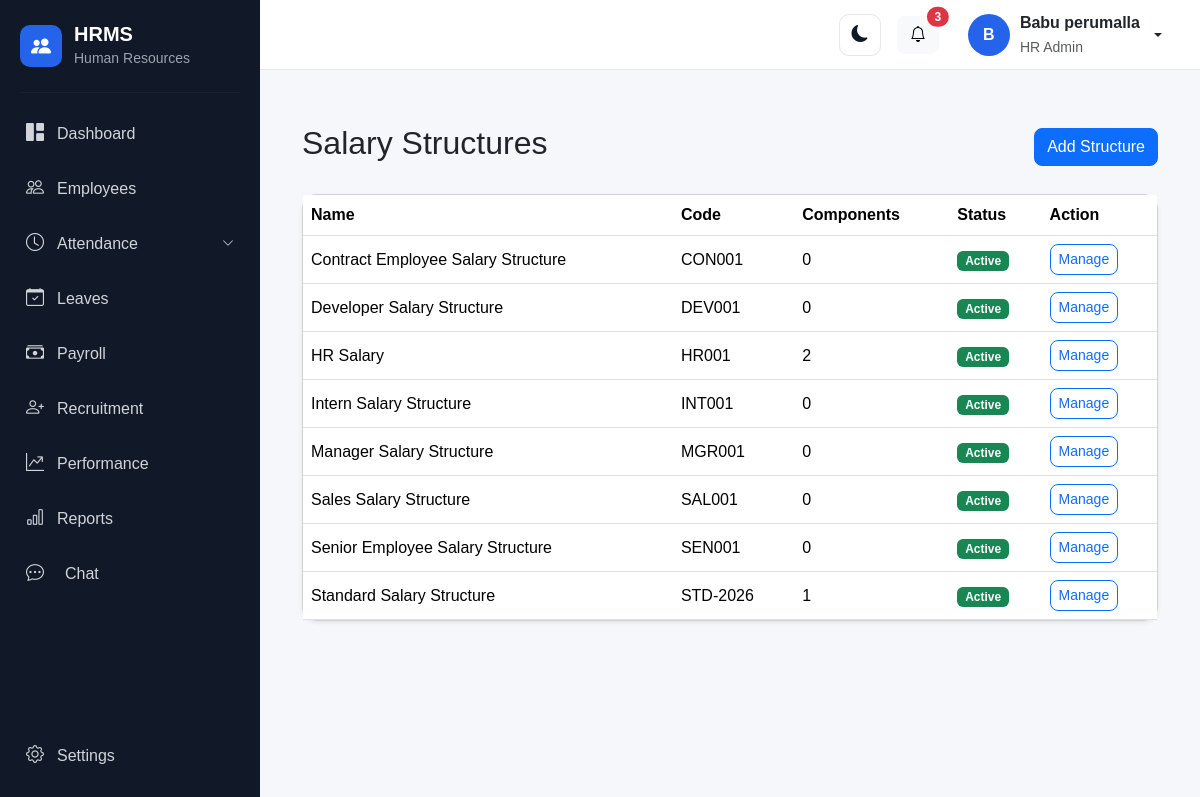
The page /payroll/structures/ (signed in) on the database its author committed.
### account/models.py (models this page shows, shortened)
class User(AbstractUser):
    class Role(models.TextChoices):
        SUPER_ADMIN = "SUPER_ADMIN", "Super Admin"
        HR_ADMIN = "HR_ADMIN", "HR Admin"
        MANAGER = "MANAGER", "Manager"
        EMPLOYEE = "EMPLOYEE", "Employee"
        RECRUITER = "RECRUITER", "Recruiter"
        PAYROLL_ADMIN = "PAYROLL_ADMIN", "Payroll Admin"
    objects = HRMSUserManager()
    role = models.CharField(
        max_length=30,
        choices=Role.choices,
        default=Role.EMPLOYEE,
    )
    phone = models.CharField(
        max_length=15,
        blank=True,
        null=True,
    )
    profile_picture = models.ImageField(
        upload_to="profile_pictures/",
        blank=True,
        null=True,
    )
    must_change_password = models.BooleanField(
        default=False,
        help_text="If enabled, the user must change their password after logging in.",
    )

### payroll/models.py (models this page shows, shortened)
class SalaryStructure(models.Model):
    name = models.CharField(max_length=150)
    code = models.CharField(
        max_length=50,
        unique=True,
    )
    description = models.TextField(
        blank=True,
        null=True,
    )
    components = models.ManyToManyField(
        SalaryComponent,
        through="SalaryStructureComponent",
        related_name="salary_structures",
        blank=True,
    )
    is_active = models.BooleanField(default=True)
    created_at = models.DateTimeField(auto_now_add=True)
    updated_at = models.DateTimeField(auto_now=True)
    class Meta:
        ordering = ["name"]

### payroll/views.py (the view)
# urls.py: path("structures/",views.structure_list,name="structure_list",),
@login_required
def structure_list(request):
    if not require_payroll_management(request):
        return HttpResponseForbidden(
            "Only HR Admin can manage salary structures."
        )
    structures = SalaryStructure.objects.all().prefetch_related(
        "structure_components__component"
    )
    return render(
        request,
        "payroll/structure_list.html",
        {"structures": structures},
    )

### payroll/views.py (called while the page is built)
def get_current_employee(request):
    try:
        employee = request.user.employee_profile
    except Employee.DoesNotExist:
        return None
    if employee.employment_status in [
        Employee.EmploymentStatus.ACTIVE,
        Employee.EmploymentStatus.BENCH,
        Employee.EmploymentStatus.ON_LEAVE,
    ]:
        return employee
    return None

def require_payroll_management(request):
    employee = get_current_employee(request)
    if employee and employee.role == Employee.Role.HR_ADMIN:
        return employee
    return None

### templates/payroll/structure_list.html (shortened to what this page needs)
{% extends "base.html" %}
{% block content %}
<div class="container py-4">
    <div class="d-flex justify-content-between align-items-center mb-4">
        <h2>Salary Structures</h2>
        <a href="{% url 'payroll:structure_create' %}"
           class="btn btn-primary">Add Structure</a>
    </div>
    <div class="card shadow-sm">
        <div class="table-responsive">
            <table class="table table-hover align-middle mb-0">
                <thead>
                    <tr>
                        <th>Name</th>
                        <th>Code</th>
                        <th>Components</th>
                        <th>Status</th>
                        <th>Action</th>
                    </tr>
                </thead>
                <tbody>
                    {% for structure in structures %}
                    <tr>
                        <td>{{ structure.name }}</td>
                        <td>{{ structure.code }}</td>
                        <td>{{ structure.structure_components.count }}</td>
                        <td>
                            {% if structure.is_active %}
                                <span class="badge bg-success">Active</span>
                            {% else %}
                                <span class="badge bg-secondary">Inactive</span>
                            {% endif %}
                        </td>
                        <td>
                            <a href="{% url 'payroll:structure_detail' structure.pk %}"
                               class="btn btn-sm btn-outline-primary">Manage</a>
                        </td>
                    </tr>
                    {% empty %}
                    <tr>
                        <td colspan="5" class="text-center py-4">
                            No salary structures created yet.
                        </td>
                    </tr>
                    {% endfor %}
                </tbody>
            </table>
        </div>
    </div>
</div>
{% endblock %}

### templates/base.html (shortened to what this page needs)
{% load static %}
<!DOCTYPE html>
<html lang="en">
<head>
    <link href="https://cdn.jsdelivr.net/npm/bootstrap@5.3.3/dist/css/bootstrap.min.css" rel="stylesheet">
    <link rel="stylesheet" href="https://cdn.jsdelivr.net/npm/bootstrap-icons@1.11.3/font/bootstrap-icons.min.css">
    <link rel="stylesheet" href="{% static 'css/style.css' %}">
</head>
<body>
    <div class="d-flex min-vh-100">
        <aside class="sidebar" id="sidebar">
            <div class="sidebar-brand">
                <div class="brand-icon">
                    <i class="bi bi-people-fill"></i>
                </div>
                <div>
                    <h5 class="mb-0">
                        HRMS
                    </h5>
                    <small>
                        Human Resources
                    </small>
                </div>
            </div>
            <hr>
            <nav class="sidebar-menu">
                <a href="{% url 'dashboard' %}" class="sidebar-link">
                    <i class="bi bi-grid-1x2-fill"></i>
                    <span>
                        Dashboard
                    </span>
                </a>
                <a href="{% url 'employee_list' %}" class="sidebar-link">
                    <i class="bi bi-people"></i>
                    <span>
                        Employees
                    </span>
                </a>
                <a class="sidebar-link" data-bs-toggle="collapse" href="#attendanceMenu"
                    role="button" aria-expanded="false" aria-controls="attendanceMenu">
                    <i class="bi bi-clock"></i>
                    <span class="flex-grow-1">
                        Attendance
                    </span>
                    <i class="bi bi-chevron-down organization-arrow"></i>
                </a>
                <a href="{% url 'leave_dashboard' %}" class="sidebar-link">
                    <i class="bi bi-calendar-check"></i>
                    <span>
                        Leaves
                    </span>
                </a>
                <a href="{% url 'payroll:payroll_dashboard' %}" class="sidebar-link">
                    <i class="bi bi-cash-stack"></i>
                    <span>
                        Payroll
                    </span>
                </a>
                {% if user.role == "HR_ADMIN" %}
                <a href="{% url 'recruitment:dashboard' %}" class="sidebar-link">
                    <i class="bi bi-person-plus"></i>
                    <span>
                        Recruitment
                    </span>
                </a>
                {% endif %}
                <a href="{% url 'performance:dashboard' %}" class="sidebar-link">
                    <i class="bi bi-graph-up-arrow"></i>
                    <span>
                        Performance
                    </span>
                </a>
                {% if user.role == "HR_ADMIN" or user.role == "SUPER_ADMIN" %}
                <a href="{% url 'reports:dashboard' %}" class="sidebar-link">
                    <i class="bi bi-bar-chart"></i>
                    <span>
                        Reports
                    </span>
                </a>
                {% endif %}
                <a href="{% url 'chat:home' %}"
                    class="sidebar-link {% if request.resolver_match.namespace == 'chat' %}active{% endif %}">
                    <i class="bi bi-chat-dots me-2"></i>
                    <span>Chat</span>
                </a>
            </nav>
            <div class="sidebar-bottom">
                <a href="{% url 'settings' %}" class="sidebar-link">
                    <i class="bi bi-gear"></i>
                    <span>
                        Settings
                    </span>
                </a>
            </div>
        </aside>
        <div class="main-wrapper">
            <nav class="top-navbar">
                <div class="ms-auto d-flex align-items-center gap-3">
                    <button type="button" class="btn theme-toggle" id="themeToggle" aria-label="Switch to dark mode"
                        title="Switch to dark mode">
                        <i class="bi bi-moon-fill" id="themeToggleIcon"></i>
                    </button>
                    <button type="button" class="btn btn-light position-relative">
                        <i class="bi bi-bell"></i>
                        <span class="position-absolute top-0 start-100 translate-middle badge rounded-pill bg-danger">
                            3
                        </span>
                    </button>
                    <div class="dropdown">
                        <button type="button" class="btn user-menu dropdown-toggle" data-bs-toggle="dropdown">
                            <div class="user-avatar overflow-hidden d-flex align-items-center justify-content-center"
                                 style="width:42px; height:42px; min-width:42px; border-radius:50%;">
                                {% if user.employee_profile.profile_photo %}
                                    <img src="{{ user.employee_profile.profile_photo.url }}"
                                         alt="{{ user.get_full_name|default:user.username }}"
                                         style="width:100%; height:100%; object-fit:cover; border-radius:50%;">
                                {% elif user.profile_picture %}
                                    <img src="{{ user.profile_picture.url }}"
                                         alt="{{ user.get_full_name|default:user.username }}"
                                         style="width:100%; height:100%; object-fit:cover; border-radius:50%;">
                                {% else %}
                                    {{ user.first_name|first|default:user.username|first|upper }}
                                {% endif %}
                            </div>
                            <div class="d-none d-md-block text-start">
                                <div class="fw-semibold">
                                    {{ user.get_full_name|default:user.username }}
                                </div>
                                <small class="text-muted">
                                    {{ user.get_role_display }}
                                </small>
                            </div>
                        </button>
                    </div>
                </div>
            </nav>
            <main class="content-area">
                {% block content %}
                {% endblock %}
            </main>
        </div>
    </div>
</body>
</html>

### static/css/style.css (style rules this page uses)
body { margin: 0; background: #f5f7fb; font-family: Arial, sans-serif; }
.sidebar { width: 260px; min-height: 100vh; background: #111827; color: white; position: fixed; left: 0; top: 0; z-index: 1000; display: flex; flex-direction: column; }
.sidebar-brand { padding: 22px 20px; display: flex; align-items: center; gap: 12px; }
.brand-icon { width: 42px; height: 42px; border-radius: 10px; background: #2563eb; display: flex; align-items: center; justify-content: center; font-size: 20px; }
.sidebar-brand h5 { font-weight: 700; }
.sidebar-brand small { color: #9ca3af; }
.sidebar hr { border-color: #374151; margin: 0 20px 15px; }
.sidebar-menu { padding: 0 12px; }
.sidebar-link { color: #d1d5db; text-decoration: none; display: flex; align-items: center; gap: 13px; padding: 12px 14px; margin-bottom: 4px; border-radius: 8px; transition: 0.2s; }
.sidebar-link i { font-size: 18px; }
.sidebar-bottom { margin-top: auto; padding: 15px 12px; }
@media (min-width: 992px) { .sidebar { transform: translateX(0); pointer-events: auto; } }
@media (min-width: 992px) { .main-wrapper { margin-left: 260px; width: calc(100% - 260px); } }
.main-wrapper { margin-left: 260px; width: calc(100% - 260px); }
.top-navbar { height: 70px; background: white; border-bottom: 1px solid #e5e7eb; display: flex; align-items: center; padding: 0 25px; }
.user-menu { display: flex; align-items: center; gap: 10px; }
.user-avatar { width: 40px; height: 40px; border-radius: 50%; background: #2563eb; color: white; display: flex; align-items: center; justify-content: center; font-weight: 600; }
.content-area { padding: 30px; }
.card { border-radius: 15px; }
.btn { border-radius: 8px; }
.organization-arrow { font-size: 12px !important; transition: transform 0.2s ease; }
:root { --hrms-page-bg: #f5f7fb; --hrms-surface: #ffffff; --hrms-surface-soft: #f8fafc; --hrms-border: #e5e7eb; --hrms-text: #111827; --hrms-text-secondary: #6b7280; --hrms-input-bg: #ffffff; --hrms-input-text: #1e293b; --hrms-hover: #f8f9fa; }
html.theme-light { color-scheme: light; }
.theme-toggle { width: 42px; height: 42px; display: inline-flex; align-items: center; justify-content: center; padding: 0; background-color: #ffffff; color: #111827; border: 1px solid #e5e7eb; border-radius: 10px !important; opacity: 1; cursor: pointer; transition: background-color 0.2s ease, color 0.2s ease, border-color 0.2s ease; }
.theme-toggle i { font-size: 17px; color: inherit; opacity: 1; }
@media (min-width: 992px) { html, body { height: 100%; margin: 0; } }
@media (min-width: 992px) { body > .d-flex.min-vh-100 { height: 100vh; min-height: 0; } }
@media (min-width: 992px) { body > .d-flex.min-vh-100 > .sidebar { position: fixed; top: 0; bottom: 0; left: 0; height: 100vh; min-height: 0; overflow-y: auto; overflow-x: hidden; } }
@media (min-width: 992px) { body > .d-flex.min-vh-100 > .main-wrapper { display: flex; flex-direction: column; height: 100vh; min-height: 0; overflow: hidden; } }
@media (min-width: 992px) { .main-wrapper > .top-navbar { position: relative; top: auto; flex: 0 0 70px; height: 70px; min-height: 70px; z-index: 1030; } }
@media (min-width: 992px) { .main-wrapper > .content-area { flex: 1 1 0; min-height: 0; overflow-y: auto; overflow-x: hidden; overscroll-behavior-y: contain; } }

### rows shown on the page
User: first_name|first "B", get_full_name "Babu perumalla", role "HR Admin"
SalaryStructure: name "Contract Employee Salary Structure", code "CON001", structure_components.count "0", is_active "Active"
SalaryStructure: name "Developer Salary Structure", code "DEV001", structure_components.count "0", is_active "Active"
SalaryStructure: name "HR Salary", code "HR001", structure_components.count "2", is_active "Active"
SalaryStructure: name "Intern Salary Structure", code "INT001", structure_components.count "0", is_active "Active"
SalaryStructure: name "Manager Salary Structure", code "MGR001", structure_components.count "0", is_active "Active"
SalaryStructure: name "Sales Salary Structure", code "SAL001", structure_components.count "0", is_active "Active"
SalaryStructure: name "Senior Employee Salary Structure", code "SEN001", structure_components.count "0", is_active "Active"
SalaryStructure: name "Standard Salary Structure", code "STD-2026", structure_components.count "1", is_active "Active"
